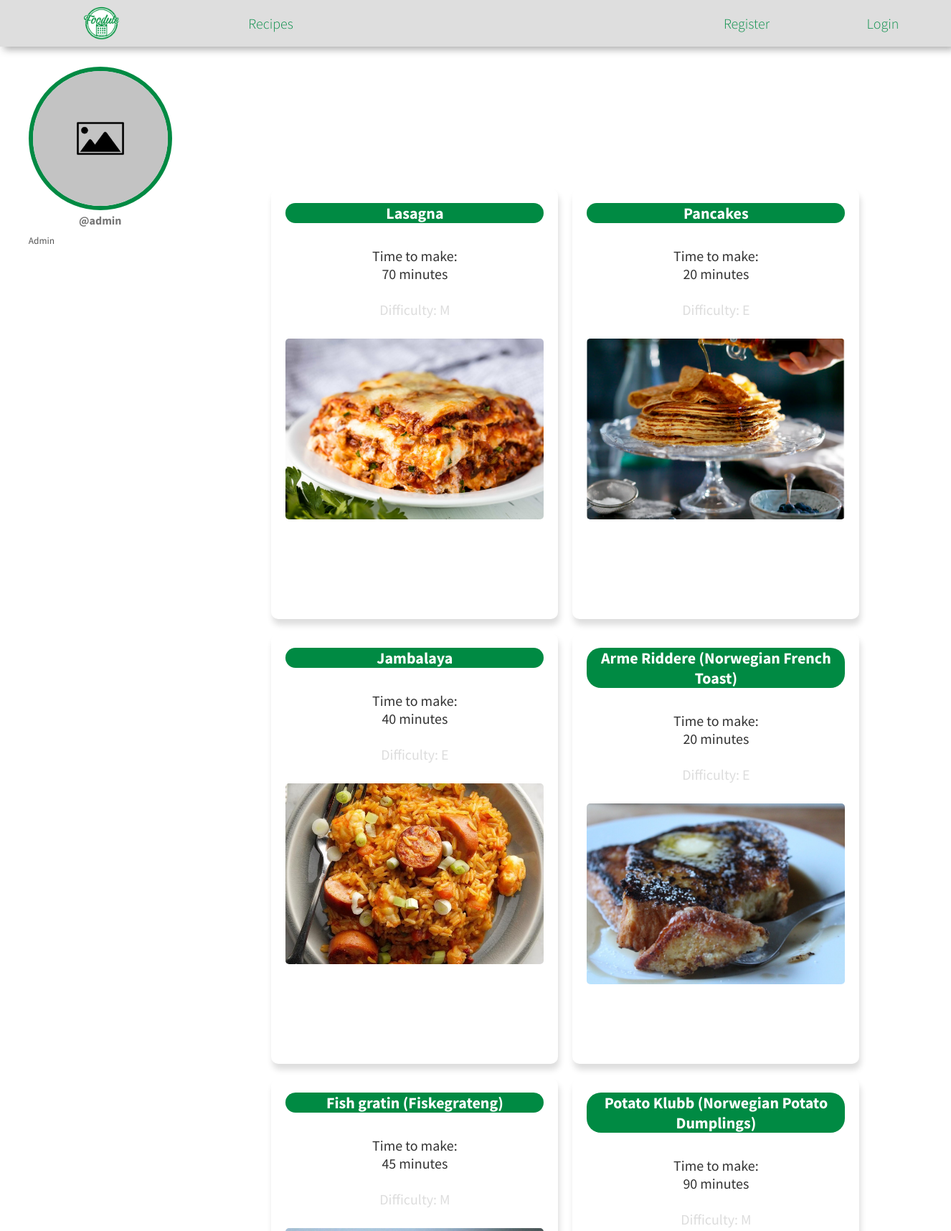
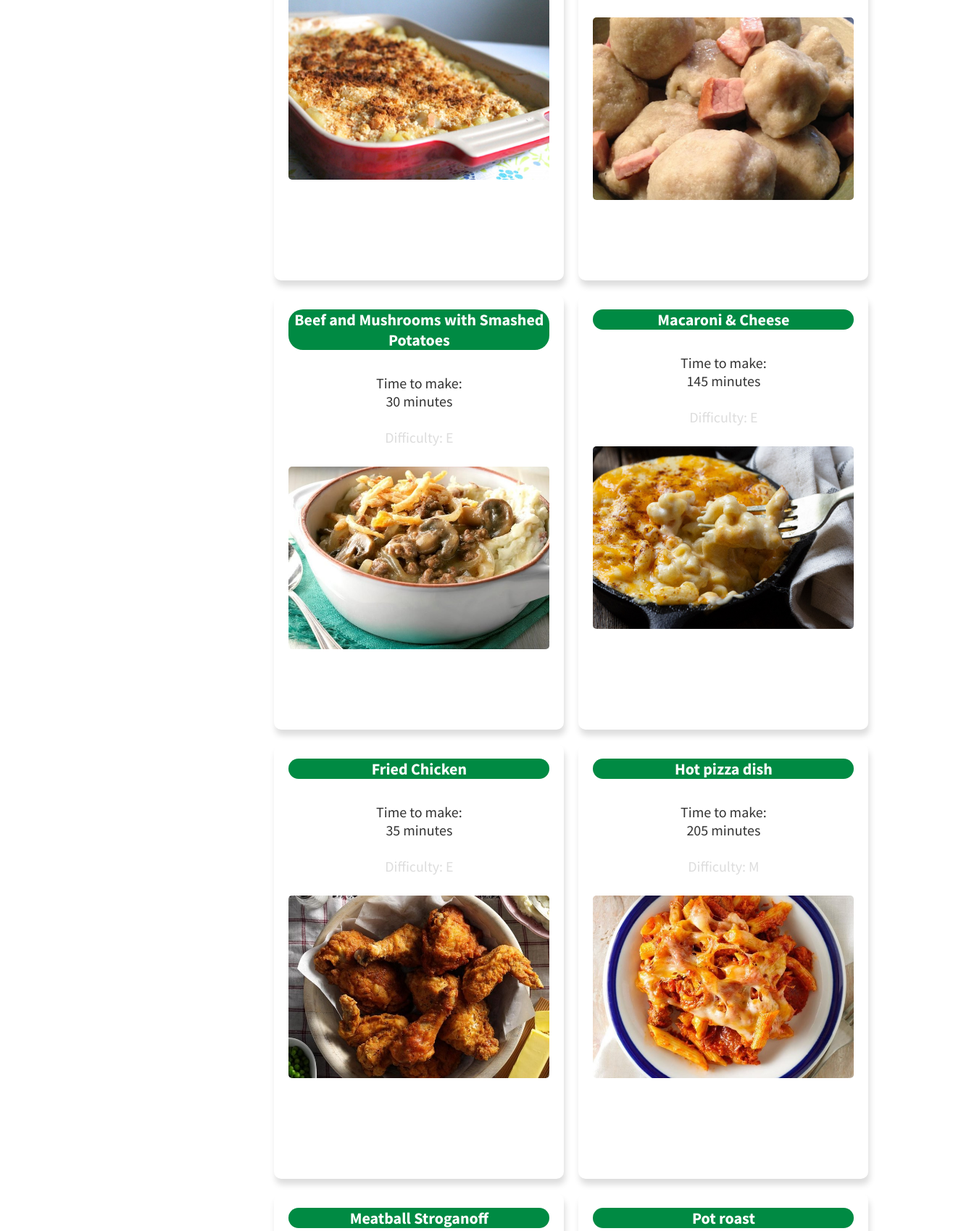
The app's page /users/admin (upper part) with its own data (2 pictures, top to bottom).
### users/models.py (models this page shows, shortened)
class FoodUser(models.Model):
    user = models.OneToOneField(User, on_delete=models.CASCADE)
    image = models.ImageField(upload_to='profilePics/', default='default.jpg')
    biography = models.CharField(max_length=300)

### recipes/models.py (models this page shows, shortened)
class Recipe(models.Model):
    name = models.CharField(max_length=100)
    timetomake = models.IntegerField()  # How long it takes to make the meal
    image = models.ImageField(upload_to='images/', default='default.jpg', null=True)
    ingredients = models.CharField(max_length=600, default="none") #changed max_length to 600
    recipe = models.TextField(max_length=2000, unique=True)
    one_star = models.IntegerField(default=0)    # Number of 1-star ratings
    two_star = models.IntegerField(default=0)    # Number of 2-star ratings
    three_star = models.IntegerField(default=0)  # Number of 3-star ratings
    four_star = models.IntegerField(default=0)   # Number of 4-star ratings
    five_star = models.IntegerField(default=0)   # Number of 5-star ratings
    num_ratings = models.IntegerField(default=0)
    rating = models.IntegerField(default=0) # Rating
    like = models.BooleanField(default=False)
    like_count = models.IntegerField(default=0)
    public = models.BooleanField(default=False)
    class Difficulty(models.TextChoices):
        NOT = 'N', _('Not provided')
        EASY = 'E', _('Easy')
        MEDIUM = 'M', _('Medium')
        HARD = 'H', _('Hard')
    difficulty = models.CharField(max_length=10, choices=Difficulty.choices, default=Difficulty.NOT)
    kcal = models.IntegerField(null=True)
    user = models.ForeignKey(FoodUser, on_delete=models.CASCADE, null=True) #User that created the recipe

### users/views.py (the view)
# urls.py: path('<str:username>', views.user_profile, name='user_profile'),
def user_profile(request, username):
    if request.user.username == username:
        return redirect('profile')
    target = FoodUser.objects.get(user=User.objects.get(username=username))
    target_recipes = Recipe.objects.filter(user=target)
    return render(request, 'users/other_userprofiles.html',{'target_user':target, 'target_recipes':target_recipes})

### users/templates/users/other_userprofiles.html (shortened to what this page needs)
{% extends 'base.html' %}
{% load static %}
{% block header %}
    <link rel="stylesheet" href="{% static 'css/style.css' %}">
{% endblock %}
{% block content %}
<div class='profile'>
    <div class='left-col'>
        {% if user%}
        {% if target_user.image %}
            <img id='profilePicture' alt='profile pic' src="{{target_user.image.url}}" />
        {% else %}
            <img id='profilePicture' alt='profile pic' src="" />
        {% endif %}
        <h4>@{{target_user.user.username}}</h4>
        <textarea disabled id='bio'>{{target_user.biography}}</textarea>
    </div>
    <div class="tabs">
        <ul>
            <li><button id='but1' class="active" onclick="tab()">Recipes</button></li>
        </ul>
    </div>
    {% if target_recipes %}
    <div class="recipes" id='recipes'>
        <ul>
            {% for recipe in target_recipes %}
                <div class="recipewrap">
                    <div class="name">
                        <h2>{{recipe.name}}</h2>
                    </div>
                    <div class="rightcol">
                        <div class="timetomake">
                            Time to make: <br>
                            {{recipe.timetomake}} minutes
                        </div>
                        <div class="{{recipe.difficulty}}">
                            {% if recipe.difficulty != '' %}
                                <br>Difficulty: {{recipe.difficulty}}
                            {% endif %}
                        </div>
                    </div>
                    <div class="image">
                        <img src="{{ recipe.image.url }}"/>
                    </div>
                </div>
        {% endfor %}
        </ul>
    </div>
    {% else %}
        <div class="recipes" id="recipes">
            <h3> {{target_user.user.username}} haven't added any recipes! </h3>
        </div>
    {% endif %}
{% else %}
    <h1>NO USER FOUND</h1>
{% endif %}
{% endblock %}

### users/static/css/style.css (style rules this page uses)
#profilePicture { width: 200px; height: 200px; object-fit: cover; border: 6px solid; border-radius: 100%; border-color: #008A43; position: relative; left: 50%; transform: translate(-50%); }
.profile { padding-top: 7%; padding-left: 3%; display: flex; }
.left-col { position: relative; display: inline-block; z-index: 7; }
.left-col h1, .left-col h4, .left-col p { position: relative; text-align: center; }
.left-col h4 { color: #777; }
.left-col textarea { margin-top: 5%; margin-bottom: 5%; width: 120%; border-style: none; resize: none; height: 16%; display: inline-block; background-color: white; cursor: text; }
.recipewrap { margin-top: 5%; float: left; box-shadow: 2px 8px 9px; border-radius: 10px; color: #DDD; padding: 20px; height: 30em; margin: auto; margin: 10px; display: table; width: 20em; }
.timetomake { color: #333 }
.image img { border-radius: 5px; float: left; width: 100%; object-fit: cover; z-index: -1; width: 100%; height: 90%; }
.image { position: relative; top: 10%; height: 50%; }
.name { background-color: #008A43; border-radius: 20px; color: white; float: left; text-align: center; font-weight: bolder; width: 100%; margin-bottom: 5px; }
.name h2 { font-size: 22px; }
.rightcol { text-align: center; position: relative; top: 5%; }
.recipes { position: relative; left: 10%; top: 20vh; float: left; font-size: 20px; border-radius: 5px; }
.tabs { position: absolute; left: 50%; transform: translate(-50%); width: 100%; height: 100%; }
.tabs ul { list-style: none; position: relative; top: 10%; }
.tabs li { display: inline-block; margin-left: 10%; left: 20%; position: relative; }
.tabs button { border-style: none; background-color: #fff; cursor: pointer; font-size: 15px; }
.active { color: #008A43; }

### recipes/static/css/base.css (style rules this page uses)
* { margin: 0px; padding: 0px; box-sizing: border-box; font-family: 'Source Sans Pro', sans-serif; }

### records on screen
FoodUser: image (placeholder picture), user.username "admin", biography "Admin"
Recipe: name "Lasagna", timetomake "70", difficulty "M", image (picture)
Recipe: name "Pancakes", timetomake "20", difficulty "E", image (picture)
Recipe: name "Jambalaya", timetomake "40", difficulty "E", image (picture)
Recipe: name "Arme Riddere (Norwegian French Toast)", timetomake "20", difficulty "E", image (picture)
Recipe: name "Fish gratin (Fiskegrateng)", timetomake "45", difficulty "M", image (picture)
Recipe: name "Potato Klubb (Norwegian Potato Dumplings)", timetomake "90", difficulty "M", image (picture)
Recipe: name "Beef and Mushrooms with Smashed Potatoes", timetomake "30", difficulty "E", image (picture)
Recipe: name "Macaroni & Cheese", timetomake "145", difficulty "E", image (picture)
Recipe: name "Fried Chicken", timetomake "35", difficulty "E", image (picture)
Recipe: name "Hot pizza dish", timetomake "205", difficulty "M", image (picture)
Recipe: name "Meatball Stroganoff"
Recipe: name "Pot roast"
